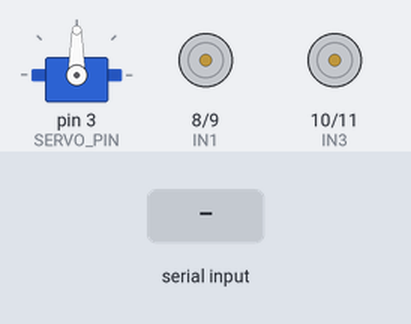
Recording of a sketch running on a simulated Arduino Uno, built with avr-gcc and run on an emulated ATmega328P. Parts: servo, motor-driver pin pairs drawn as motors (green arrow = first pin HIGH = forward, orange = second pin HIGH = backward, longer = more drive, scaled by the enable pin). The test bench sets the inputs (shaded band).

Above: at 1.2 s.
1.3 s: "L90\n" received over Serial
At 1.46 s:
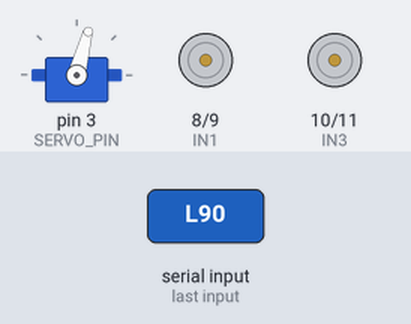
4.3 s: "R90\n" received over Serial
At 4.46 s:
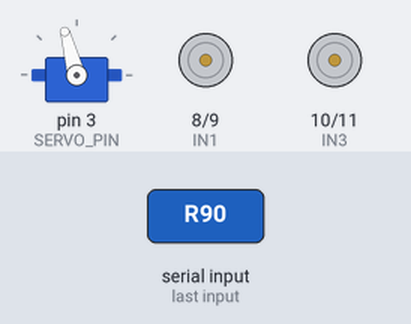
7.3 s: "F90\n" received over Serial
8.8 s: "L,45\n" received over Serial
11.8 s: "R,45\n" received over Serial
At 12.18 s:
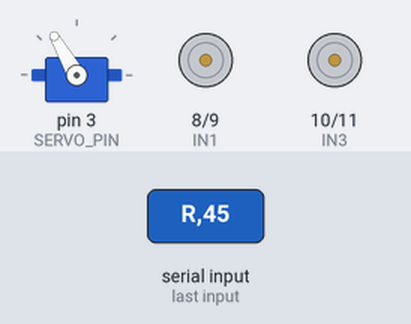
14.8 s: "F,45\n" received over Serial
At 15.2 s:
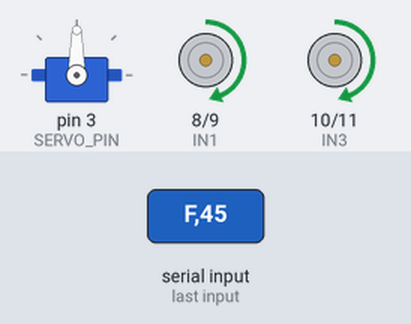
Timing chart, 0 to 17.8 s (numbered marks = the images above; inputs shaded):
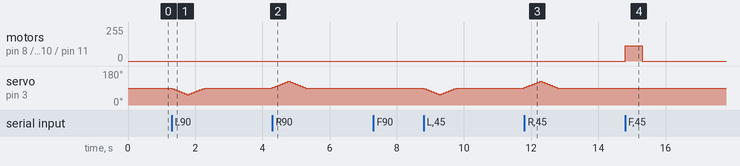

The sketch:

ArduinoFiles.ino
```cpp
#include <Servo.h>

// ================= SERVO =================
Servo servoAvant;
const int SERVO_PIN = 3;

int servoCurrentAngle = 90;
int servoTargetAngle  = 90;

const int SERVO_MIN = 50;
const int SERVO_MAX = 130;
const int SERVO_STEP = 5;
const int SERVO_DELAY = 75; // ms

// ================= L298N =================
const int ENA = 5;
const int IN1 = 8;
const int IN2 = 9;

const int ENB = 6;
const int IN3 = 10;
const int IN4 = 11;

// ================= COMMANDE =================
char currentDir = 'S';
int currentSpeed = 0;

unsigned long lastCommandTime = 0;
const unsigned long COMMAND_TIMEOUT = 500; // ms

// ================= SETUP =================
void setup() {
  Serial.begin(115200); // RX de l'Uno branché à TX de l'ESP32

  servoAvant.attach(SERVO_PIN);
  servoAvant.write(servoCurrentAngle);

  pinMode(ENA, OUTPUT);
  pinMode(IN1, OUTPUT);
  pinMode(IN2, OUTPUT);

  pinMode(ENB, OUTPUT);
  pinMode(IN3, OUTPUT);
  pinMode(IN4, OUTPUT);

  stopMotors();
}

// ================= LOOP =================
void loop() {
  readSerialCommand();
  updateServo();
  applyMotorCommand();
  safetyTimeout();
}

// ================= SERIAL =================
void readSerialCommand() {
  static String rxBuffer = "";

  while (Serial.available()) {
    char c = Serial.read();
    if (c == '\n') {
      rxBuffer.trim();
      if (rxBuffer.length() >= 2) {
        char dir = rxBuffer.charAt(0);
        int speed = rxBuffer.substring(2).toInt();
        speed = constrain(speed, 0, 100);

        currentDir = dir;
        currentSpeed = speed;
        lastCommandTime = millis();

        // Définir angle cible
        if (dir == 'L') servoTargetAngle = SERVO_MIN;
        else if (dir == 'R') servoTargetAngle = SERVO_MAX;
        else servoTargetAngle = 90;
      }
      rxBuffer = "";
    } else {
      rxBuffer += c;
    }
  }
}

// ================= SERVO MOUVEMENT PROGRESSIF =================
void updateServo() {
  if (servoCurrentAngle == servoTargetAngle) return;

  if (servoCurrentAngle < servoTargetAngle)
    servoCurrentAngle += SERVO_STEP;
  else
    servoCurrentAngle -= SERVO_STEP;

  servoCurrentAngle = constrain(servoCurrentAngle, SERVO_MIN, SERVO_MAX);
  servoAvant.write(servoCurrentAngle);
  delay(SERVO_DELAY);
}

// ================= MOTEURS =================
void applyMotorCommand() {
  int pwm = map(currentSpeed, 0, 100, 0, 255);

  if (currentDir == 'F') {
    forward(pwm);
  } else if (currentDir == 'B') {
    backward(pwm);
  } else {
    stopMotors();
  }
}

void forward(int pwm) {
  digitalWrite(IN1, HIGH);
  digitalWrite(IN2, LOW);
  digitalWrite(IN3, HIGH);
  digitalWrite(IN4, LOW);

  analogWrite(ENA, pwm);
  analogWrite(ENB, pwm);
}

void backward(int pwm) {
  digitalWrite(IN1, LOW);
  digitalWrite(IN2, HIGH);
  digitalWrite(IN3, LOW);
  digitalWrite(IN4, HIGH);

  analogWrite(ENA, pwm);
  analogWrite(ENB, pwm);
}

void stopMotors() {
  analogWrite(ENA, 0);
  analogWrite(ENB, 0);
}

// ================= SÉCURITÉ =================
void safetyTimeout() {
  if (millis() - lastCommandTime > COMMAND_TIMEOUT) {
    currentSpeed = 0;
    currentDir = 'S';
    stopMotors();
    servoTargetAngle = 90;
  }
}
```

Measured:
- after the input at 4.3 s, servo on pin 3 (SERVO_PIN): rises from 90° to 125° in 0.45 s, then falls to 90° in 0.53 s
- after the input at 11.8 s, servo on pin 3 (SERVO_PIN): rises from 90° to 125° in 0.45 s, then falls to 90° in 0.53 s
- after the input at 14.8 s, motor on pin 8 (IN1) / pin 9 (IN2), motor on pin 10 (IN3) / pin 11 (IN4): stopped → forward 114/255 at once, → stopped 0.50 s later
